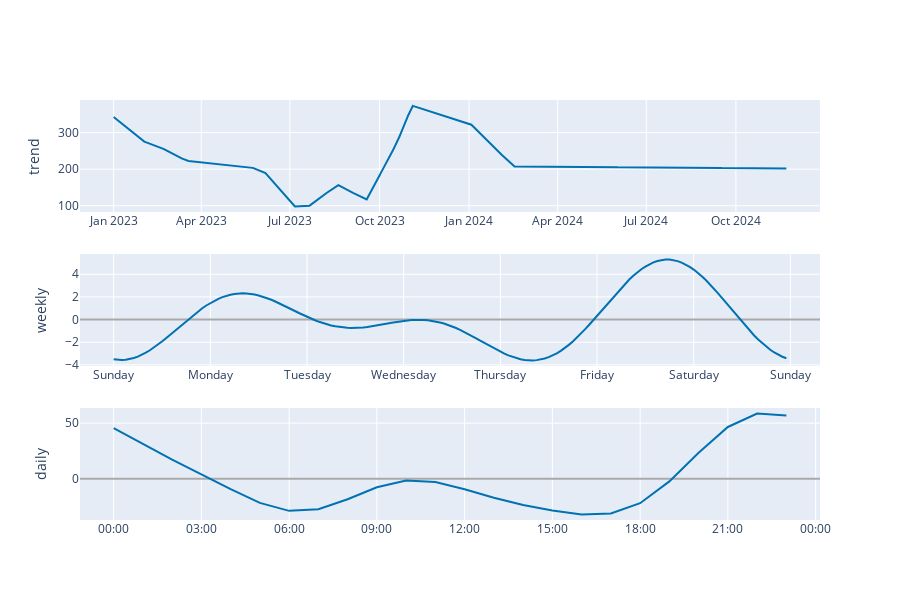

Source (notebook cell):
### Code cell
plot_components_plotly(model, forecast2)

### Figure 1 — Plotly figure (JSON) as saved in the notebook; plotly's stock layout.template omitted (floating-point values rounded to 4 significant figures; data arrays with more than 128 entries replaced by an {"elided": "..."} marker saying what was removed)
{"data": [{"line": {"color": "#0072B2", "width": 2}, "mode": "lines", "name": "trend", "type": "scatter", "x": {"elided": "15590 str values"}, "xaxis": "x", "y": {"elided": "15590 float values"}, "yaxis": "y"}, {"line": {"color": "#0072B2", "width": 2}, "mode": "lines", "name": "weekly", "type": "scatter", "x": {"elided": "168 str values"}, "xaxis": "x2", "y": {"elided": "168 float values"}, "yaxis": "y2"}, {"line": {"color": "#0072B2", "width": 2}, "mode": "lines", "name": "daily", "type": "scatter", "x": ["2017-01-01T00:00:00", "2017-01-01T01:00:00", "2017-01-01T02:00:00", "2017-01-01T03:00:00", "2017-01-01T04:00:00", "2017-01-01T05:00:00", "2017-01-01T06:00:00", "2017-01-01T07:00:00", "2017-01-01T08:00:00", "2017-01-01T09:00:00", "2017-01-01T10:00:00", "2017-01-01T11:00:00", "2017-01-01T12:00:00", "2017-01-01T13:00:00", "2017-01-01T14:00:00", "2017-01-01T15:00:00", "2017-01-01T16:00:00", "2017-01-01T17:00:00", "2017-01-01T18:00:00", "2017-01-01T19:00:00", "2017-01-01T20:00:00", "2017-01-01T21:00:00", "2017-01-01T22:00:00", "2017-01-01T23:00:00"], "xaxis": "x3", "y": [45.55, 30.97, 17.12, 4.062, -9.313, -21.64, -28.8, -27.34, -18.36, -7.582, -1.488, -2.798, -9.367, -17.08, -23.47, -28.49, -31.98, -31.22, -21.92, -2.326, 23.47, 46.55, 58.56, 56.9], "yaxis": "y3"}], "layout": {"height": 600, "showlegend": false, "width": 900, "xaxis": {"anchor": "y", "domain": [0, 1], "range": ["2022-11-27T11:03:00", "2024-12-26T07:57:00"], "type": "date"}, "xaxis2": {"anchor": "y2", "domain": [0, 1], "range": ["2016-12-31T15:39:00", "2017-01-08T07:21:00"], "tickformat": "%A", "type": "date"}, "xaxis3": {"anchor": "y3", "domain": [0, 1], "range": ["2016-12-31T22:51:00", "2017-01-02T00:09:00"], "tickformat": "%H:%M", "type": "date"}, "yaxis": {"anchor": "x", "autorange": true, "domain": [0.7333, 1], "range": [82.96, 389.1], "rangemode": "normal", "title": {"text": "trend"}, "type": "linear", "zerolinecolor": "#AAA"}, "yaxis2": {"anchor": "x2", "autorange": true, "domain": [0.3667, 0.6333], "range": [-4.098, 5.789], "title": {"text": "weekly"}, "type": "linear", "zerolinecolor": "#AAA"}, "yaxis3": {"anchor": "x3", "autorange": true, "domain": [0, 0.2667], "range": [-37.01, 63.59], "title": {"text": "daily"}, "type": "linear", "zerolinecolor": "#AAA"}}}
